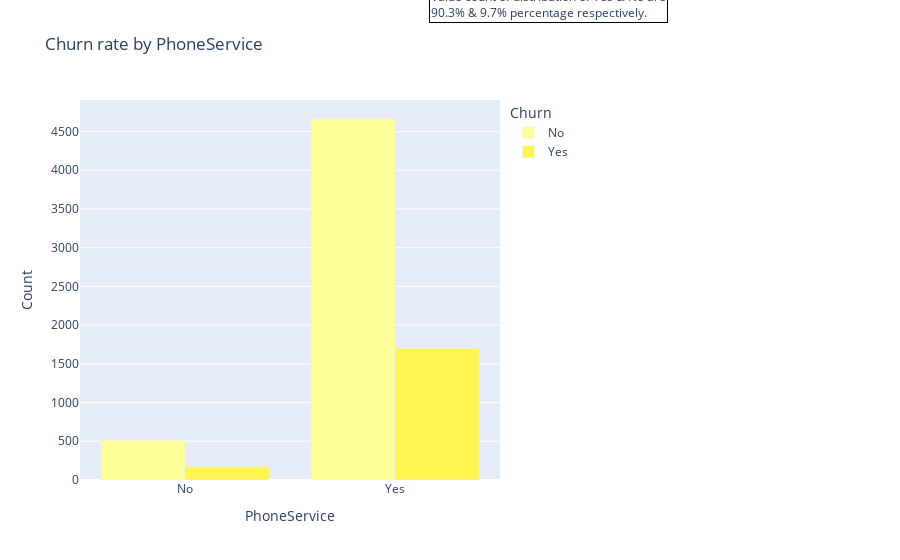
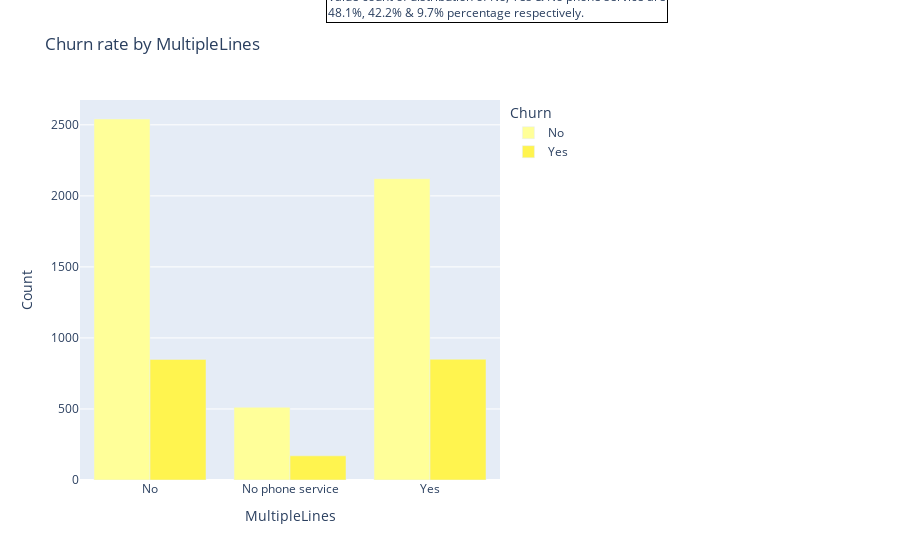
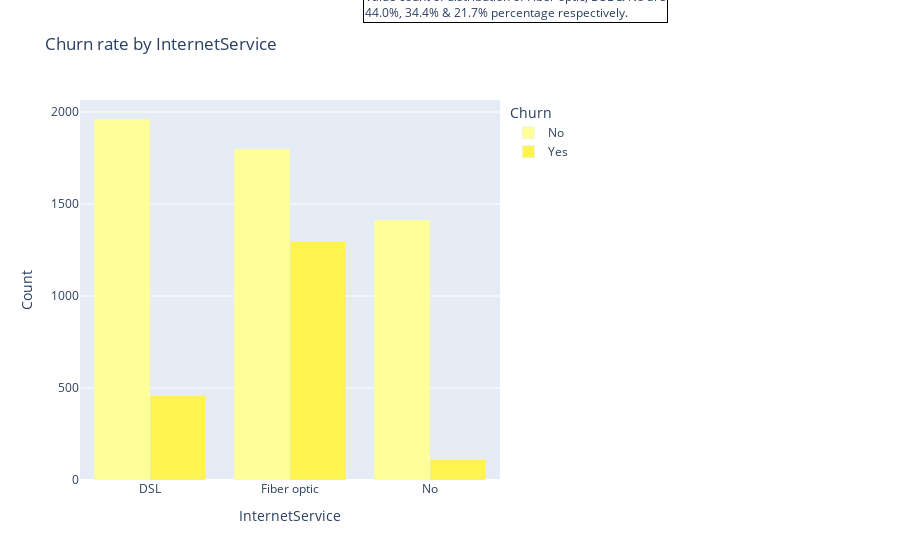

Notebook code for these charts, in order:
### Markdown cell above
***
**Demographic analysis Insight**: 
Gender and partner are even distributed with approximate percentage values. The difference in churn is slightly higher in females but the diffreence is negligible. There is a higher proportion of churn amongst younger customers (where SeniorCitizen is No), customers with no partners and customers with no dependents. These analysis on demographic section of data highlights on-senior citizens with no partners and dependents describe a particular segment of customers that are likely to churn.
***

### Code cell
bar('PhoneService')
bar('MultipleLines')
bar('InternetService')
bar('OnlineSecurity')
bar('OnlineBackup')
bar('DeviceProtection')
bar('TechSupport')
bar('StreamingTV')
bar('StreamingMovies')

### Figure 1 — Plotly figure (JSON) as saved in the notebook; plotly's stock layout.template omitted (floating-point values rounded to 4 significant figures)
{"data": [{"alignmentgroup": "True", "hovertemplate": "Churn=No<br>PhoneService=%{x}<br>Count=%{y}<extra></extra>", "legendgroup": "No", "marker": {"color": "#FFFF99", "pattern": {"shape": ""}}, "name": "No", "offsetgroup": "No", "orientation": "v", "showlegend": true, "textposition": "auto", "type": "bar", "x": ["No", "Yes"], "xaxis": "x", "y": [512, 4662], "yaxis": "y"}, {"alignmentgroup": "True", "hovertemplate": "Churn=Yes<br>PhoneService=%{x}<br>Count=%{y}<extra></extra>", "legendgroup": "Yes", "marker": {"color": "#FFF44F", "pattern": {"shape": ""}}, "name": "Yes", "offsetgroup": "Yes", "orientation": "v", "showlegend": true, "textposition": "auto", "type": "bar", "x": ["No", "Yes"], "xaxis": "x", "y": [170, 1699], "yaxis": "y"}], "layout": {"annotations": [{"align": "left", "bordercolor": "black", "borderwidth": 1, "showarrow": false, "text": "Value count of distribution of Yes & No are<br>90.3% & 9.7% percentage respectively.", "x": 1.4, "xref": "paper", "y": 1.3, "yref": "paper"}], "barmode": "group", "legend": {"title": {"text": "Churn"}, "tracegroupgap": 0}, "margin": {"r": 400}, "title": {"text": "Churn rate by PhoneService"}, "xaxis": {"anchor": "y", "domain": [0, 1], "title": {"text": "PhoneService"}}, "yaxis": {"anchor": "x", "domain": [0, 1], "title": {"text": "Count"}}}}

### Figure 2 — Plotly figure (JSON) as saved in the notebook; plotly's stock layout.template omitted (floating-point values rounded to 4 significant figures)
{"data": [{"alignmentgroup": "True", "hovertemplate": "Churn=No<br>MultipleLines=%{x}<br>Count=%{y}<extra></extra>", "legendgroup": "No", "marker": {"color": "#FFFF99", "pattern": {"shape": ""}}, "name": "No", "offsetgroup": "No", "orientation": "v", "showlegend": true, "textposition": "auto", "type": "bar", "x": ["No", "No phone service", "Yes"], "xaxis": "x", "y": [2541, 512, 2121], "yaxis": "y"}, {"alignmentgroup": "True", "hovertemplate": "Churn=Yes<br>MultipleLines=%{x}<br>Count=%{y}<extra></extra>", "legendgroup": "Yes", "marker": {"color": "#FFF44F", "pattern": {"shape": ""}}, "name": "Yes", "offsetgroup": "Yes", "orientation": "v", "showlegend": true, "textposition": "auto", "type": "bar", "x": ["No", "No phone service", "Yes"], "xaxis": "x", "y": [849, 170, 850], "yaxis": "y"}], "layout": {"annotations": [{"align": "left", "bordercolor": "black", "borderwidth": 1, "showarrow": false, "text": "Value count of distribution of No, Yes & No phone service are<br>48.1%, 42.2% & 9.7% percentage respectively.", "x": 1.4, "xref": "paper", "y": 1.3, "yref": "paper"}], "barmode": "group", "legend": {"title": {"text": "Churn"}, "tracegroupgap": 0}, "margin": {"r": 400}, "title": {"text": "Churn rate by MultipleLines"}, "xaxis": {"anchor": "y", "domain": [0, 1], "title": {"text": "MultipleLines"}}, "yaxis": {"anchor": "x", "domain": [0, 1], "title": {"text": "Count"}}}}

### Figure 3 — Plotly figure (JSON) as saved in the notebook; plotly's stock layout.template omitted (floating-point values rounded to 4 significant figures)
{"data": [{"alignmentgroup": "True", "hovertemplate": "Churn=No<br>InternetService=%{x}<br>Count=%{y}<extra></extra>", "legendgroup": "No", "marker": {"color": "#FFFF99", "pattern": {"shape": ""}}, "name": "No", "offsetgroup": "No", "orientation": "v", "showlegend": true, "textposition": "auto", "type": "bar", "x": ["DSL", "Fiber optic", "No"], "xaxis": "x", "y": [1962, 1799, 1413], "yaxis": "y"}, {"alignmentgroup": "True", "hovertemplate": "Churn=Yes<br>InternetService=%{x}<br>Count=%{y}<extra></extra>", "legendgroup": "Yes", "marker": {"color": "#FFF44F", "pattern": {"shape": ""}}, "name": "Yes", "offsetgroup": "Yes", "orientation": "v", "showlegend": true, "textposition": "auto", "type": "bar", "x": ["DSL", "Fiber optic", "No"], "xaxis": "x", "y": [459, 1297, 113], "yaxis": "y"}], "layout": {"annotations": [{"align": "left", "bordercolor": "black", "borderwidth": 1, "showarrow": false, "text": "Value count of distribution of Fiber optic, DSL & No are<br>44.0%, 34.4% & 21.7% percentage respectively.", "x": 1.4, "xref": "paper", "y": 1.3, "yref": "paper"}], "barmode": "group", "legend": {"title": {"text": "Churn"}, "tracegroupgap": 0}, "margin": {"r": 400}, "title": {"text": "Churn rate by InternetService"}, "xaxis": {"anchor": "y", "domain": [0, 1], "title": {"text": "InternetService"}}, "yaxis": {"anchor": "x", "domain": [0, 1], "title": {"text": "Count"}}}}
